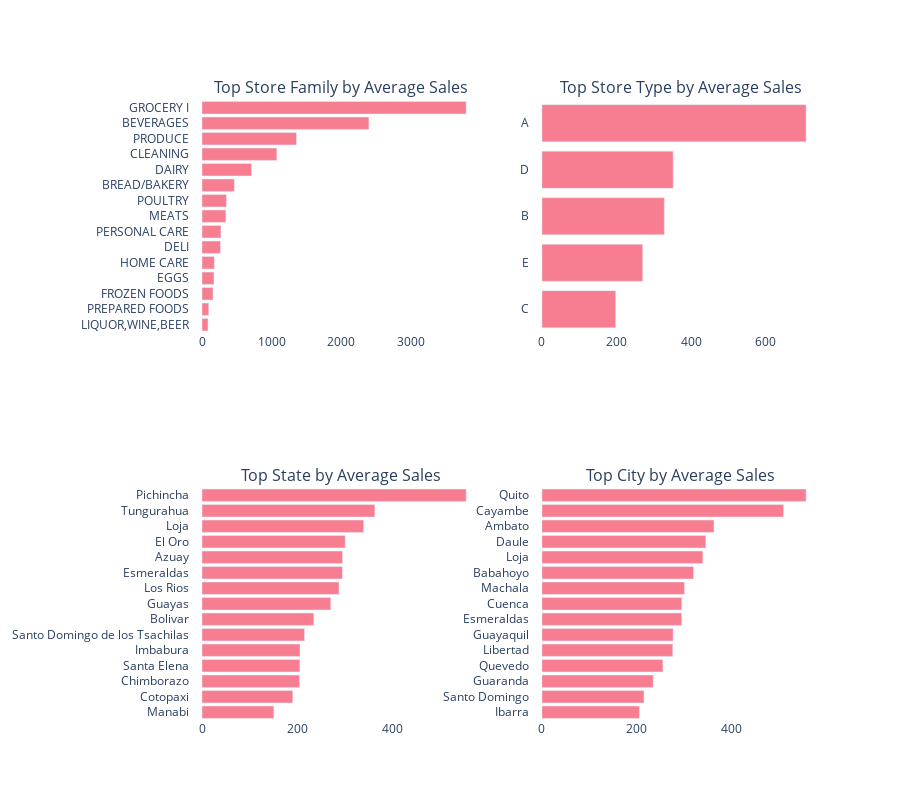

Here is the notebook cell this chart was saved with:
### Markdown cell above
Let's now look at various other columns and their related average sales

### Code cell
from plotly.subplots import make_subplots
import plotly.graph_objects as go
def vbar(col):
    temp = train1.groupby(col).agg({"sales" : "mean"}).reset_index()
    temp = temp.sort_values('sales', ascending = False)
    c = {
        'x' : list(temp['sales'])[:15][::-1], 
        'y' : list(temp[col])[:15][::-1],
        'title' : "Average sales by "+col
    }
    trace = go.Bar(y=[str(_) + "    " for _ in c['y']], x=c['x'], orientation="h", marker=dict(color="#f77e90"))
    return trace 

    layout = go.Layout(title=c['title'], 
                           paper_bgcolor='rgba(0,0,0,0)', plot_bgcolor='rgba(0,0,0,0)',
                           xaxis_title="", yaxis_title="", width=650)
    fig = go.Figure([trace], layout=layout)
    fig.update_xaxes(tickangle=45, tickfont=dict(color='crimson'))
    fig.update_yaxes(tickangle=0, tickfont=dict(color='crimson'))
    fig.show()
    
trace1 = vbar('family') 
trace2 = vbar('store_type') 
trace3 = vbar('state') 
trace4 = vbar('city') 

titles = ['Store Family', 'Store Type', 'State', 'City']
titles = ['Top ' + _ + " by Average Sales" for _ in titles]
fig = make_subplots(rows=2, cols=2, subplot_titles = titles)

fig.add_trace(trace1, row=1, col=1).add_trace(trace2, row=1, col=2).add_trace(trace3, row=2, col=1).add_trace(trace4, row=2, col=2).update_layout(height=800, paper_bgcolor='white', plot_bgcolor='white', showlegend = False)

#fig.update_layout(height=800, paper_bgcolor='white', plot_bgcolor='white', showlegend = False)

### Figure 1 — Plotly figure (JSON) as saved in the notebook; plotly's stock layout.template omitted (floating-point values rounded to 4 significant figures)
{"data": [{"marker": {"color": "#f77e90"}, "orientation": "h", "type": "bar", "x": [85.76, 96.88, 158.2, 171.6, 177.3, 265.6, 271.2, 342.0, 351.1, 464.2, 711.2, 1074.0, 1355.0, 2395.0, 3790.0], "xaxis": "x", "y": ["LIQUOR,WINE,BEER    ", "PREPARED FOODS    ", "FROZEN FOODS    ", "EGGS    ", "HOME CARE    ", "DELI    ", "PERSONAL CARE    ", "MEATS    ", "POULTRY    ", "BREAD/BAKERY    ", "DAIRY    ", "CLEANING    ", "PRODUCE    ", "BEVERAGES    ", "GROCERY I    "], "yaxis": "y"}, {"marker": {"color": "#f77e90"}, "orientation": "h", "type": "bar", "x": [197.8, 270.3, 328.3, 352.1, 708.4], "xaxis": "x2", "y": ["C    ", "E    ", "B    ", "D    ", "A    "], "yaxis": "y2"}, {"marker": {"color": "#f77e90"}, "orientation": "h", "type": "bar", "x": [151.1, 191.0, 205.3, 206.1, 206.3, 215.8, 235.4, 271.1, 288.3, 295.6, 295.8, 301.4, 340.3, 363.8, 556.1], "xaxis": "x3", "y": ["Manabi    ", "Cotopaxi    ", "Chimborazo    ", "Santa Elena    ", "Imbabura    ", "Santo Domingo de los Tsachilas    ", "Bolivar    ", "Guayas    ", "Los Rios    ", "Esmeraldas    ", "Azuay    ", "El Oro    ", "Loja    ", "Tungurahua    ", "Pichincha    "], "yaxis": "y3"}, {"marker": {"color": "#f77e90"}, "orientation": "h", "type": "bar", "x": [206.3, 215.8, 235.4, 255.8, 276.7, 277.5, 295.6, 295.8, 301.4, 320.7, 340.3, 346.6, 363.8, 511.1, 558.6], "xaxis": "x4", "y": ["Ibarra    ", "Santo Domingo    ", "Guaranda    ", "Quevedo    ", "Libertad    ", "Guayaquil    ", "Esmeraldas    ", "Cuenca    ", "Machala    ", "Babahoyo    ", "Loja    ", "Daule    ", "Ambato    ", "Cayambe    ", "Quito    "], "yaxis": "y4"}], "layout": {"annotations": [{"font": {"size": 16}, "showarrow": false, "text": "Top Store Family by Average Sales", "x": 0.225, "xanchor": "center", "xref": "paper", "y": 1, "yanchor": "bottom", "yref": "paper"}, {"font": {"size": 16}, "showarrow": false, "text": "Top Store Type by Average Sales", "x": 0.775, "xanchor": "center", "xref": "paper", "y": 1, "yanchor": "bottom", "yref": "paper"}, {"font": {"size": 16}, "showarrow": false, "text": "Top State by Average Sales", "x": 0.225, "xanchor": "center", "xref": "paper", "y": 0.375, "yanchor": "bottom", "yref": "paper"}, {"font": {"size": 16}, "showarrow": false, "text": "Top City by Average Sales", "x": 0.775, "xanchor": "center", "xref": "paper", "y": 0.375, "yanchor": "bottom", "yref": "paper"}], "height": 800, "paper_bgcolor": "white", "plot_bgcolor": "white", "showlegend": false, "xaxis": {"anchor": "y", "domain": [0, 0.45]}, "xaxis2": {"anchor": "y2", "domain": [0.55, 1]}, "xaxis3": {"anchor": "y3", "domain": [0, 0.45]}, "xaxis4": {"anchor": "y4", "domain": [0.55, 1]}, "yaxis": {"anchor": "x", "domain": [0.625, 1]}, "yaxis2": {"anchor": "x2", "domain": [0.625, 1]}, "yaxis3": {"anchor": "x3", "domain": [0, 0.375]}, "yaxis4": {"anchor": "x4", "domain": [0, 0.375]}}}
